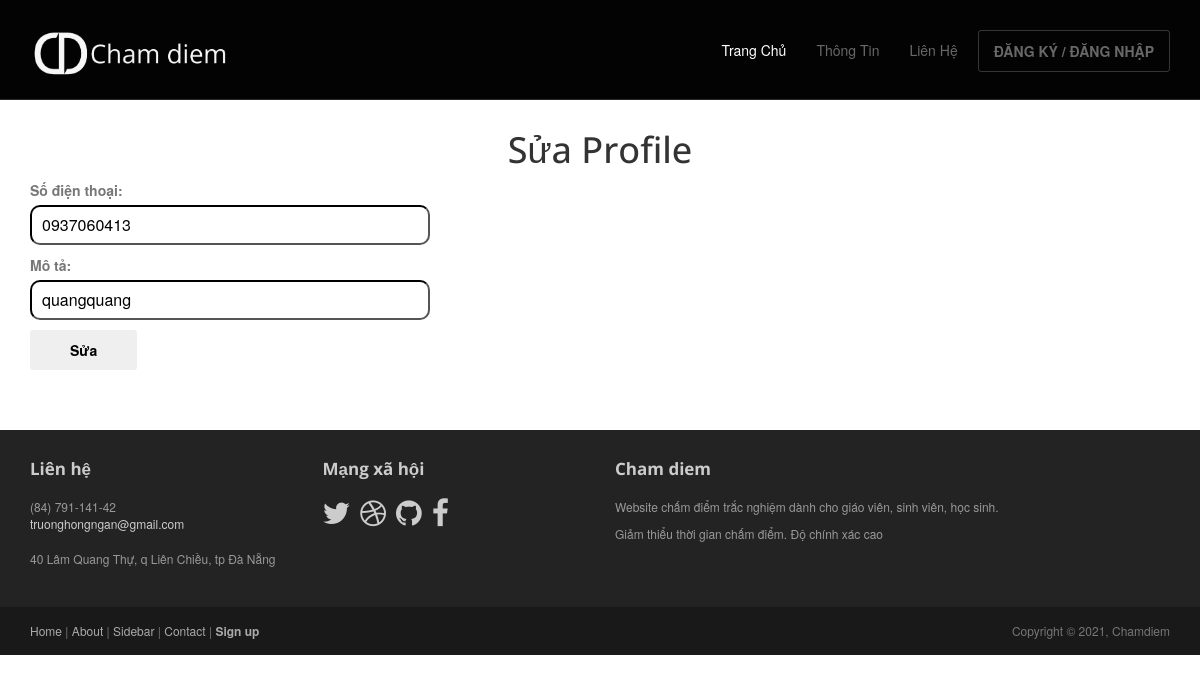
The app's page /thongtin/2/suaprofile, older data.
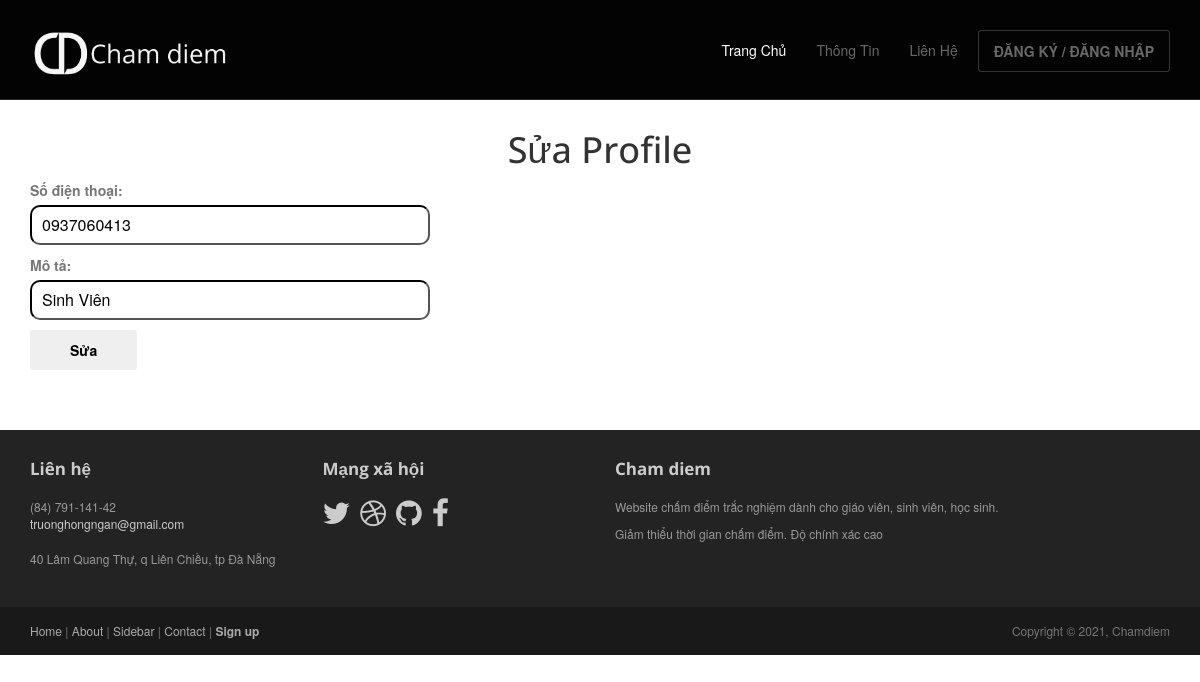
The same page, newer data.
### quanlyxacthuc/models.py (models this page shows, shortened)
class Profile(models.Model):
    user = models.OneToOneField(User, on_delete=models.CASCADE, primary_key=True)
    hoten = models.TextField()
    sdt = models.CharField(max_length=50, null=True)

### quanlyxacthuc/views.py (the view)
# urls.py: path('thongtin/<int:pk>/suaprofile', SuaProfileView.as_view(), name='suaprofile'),
class SuaProfileView(UpdateView):
    model = Profile
    template_name = 'quanlyxacthuc/suaprofile.html'
    form_class = ProfileForm

### quanlyxacthuc/forms.py
class ProfileForm(forms.ModelForm):
    class Meta:
        model = Profile
        fields = ('sdt', 'hoten', 'user')
        widgets = {
            'sdt': forms.TextInput(attrs={'class': 'label-form'}),
            'hoten': forms.TextInput(attrs={'class': 'label-form'}),
            'user': forms.TextInput(attrs={'class': 'label-form', 'id': 'author', 'type': 'hidden'}),
        }
        labels = {
            'sdt': 'Số điện thoại',
            'hoten': 'Mô tả'
        }

### quanlyxacthuc/templates/quanlyxacthuc/suaprofile.html (shortened to what this page needs)
{% extends 'core/base.html' %}
{% block content %}
<div class='container'>
    <h1 class='text-align'>Sửa Profile</h1>
    <form method="POST" action=" " class='tao'>
        {{form.as_p}}
        <button type='submit' class="btn">Sửa</button>
    </form>
</div>
{% endblock%}

Row changes from the older to the newer data that the page shows:
changed Profile: hoten "quangquang" → "Sinh Viên"
